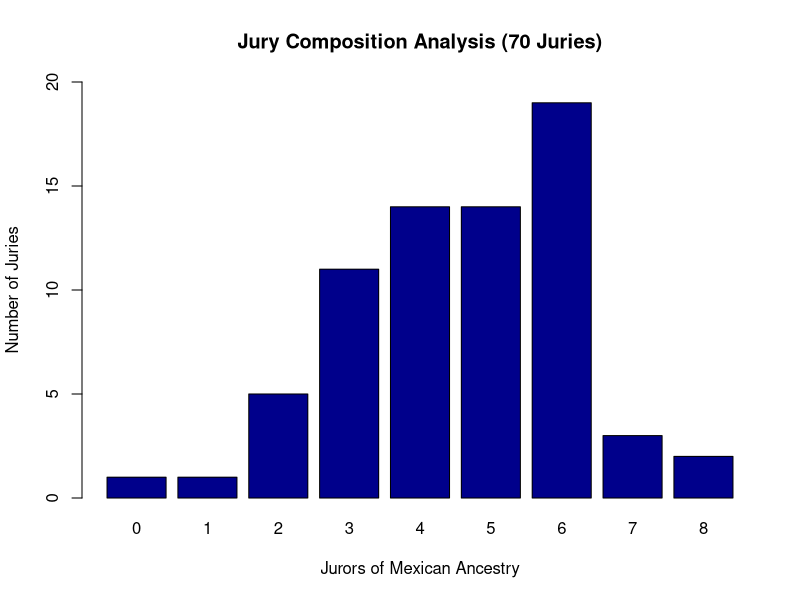

Write the R code that produced this figure.

workingDirectory <- "C:/Users/Charley/Downloads/Courses/CUNY/SPS/git/IS 607 Data Acquisition and Management/Week 4/Meetup Materials"
setwd(workingDirectory)

jury.data <- read.csv(file="partida-jury-info.csv",header=T)

library(reshape2)

jury.data2 <- melt(jury.data, id="juryid",na.rm=F)

colnames(jury.data2) <- c("juryid","juror","ancestry")

jury.data3 <- jury.data2[order(jury.data2$juryid, jury.data2$juror),]
row.names(jury.data3) <- NULL

jury.data3$flag <- ifelse(jury.data3$ancestry=="Mexican",1,0)

jury.composition1 <- aggregate(x=jury.data3$flag,by=list(jury.data3$juryid),FUN=mean)
colnames(jury.composition1) <- c("juryid","percent")

jury.composition2 <- aggregate(x=jury.data3$flag,by=list(jury.data3$juryid),FUN=sum)
colnames(jury.composition2) <- c("juryid","count")

jury.composition <- merge(jury.composition1,jury.composition2,by="juryid")

table(jury.composition$count)

table(jury.data3$ancestry)/sum(table(jury.data3$ancestry))


round(table(jury.composition$count)/sum(table(jury.composition$count)),3)

barplot(table(jury.composition$count), col="darkblue", main="Jury Composition Analysis (70 Juries)", ylim=c(0,20),
        xlab="Jurors of Mexican Ancestry",ylab="Number of Juries")

x <- as.vector(table(jury.composition$count))
x

mean(jury.composition$count)
sd(jury.composition$count)

